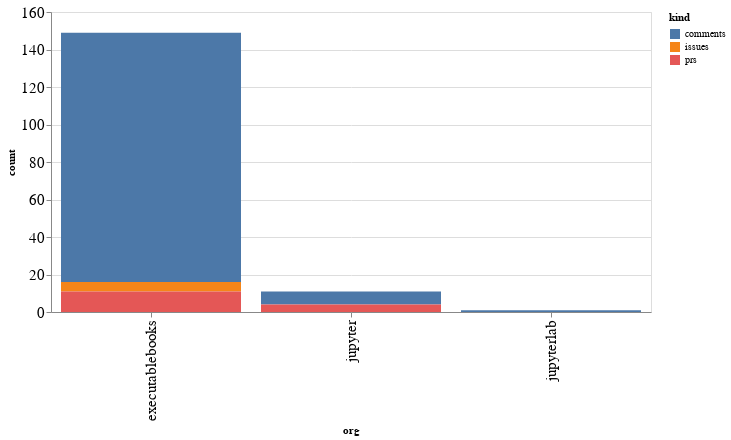

Notebook cell for this chart:
### Code cell
alt.Chart(org_summaries, width=600).mark_bar().encode(
    x='org',
    y='count',
    color='kind',
    tooltip="org"
)

### Figure 1 — Vega-Lite specification as saved in the notebook (floating-point values rounded to 4 significant figures)
{"config": {"axisLeft": {"labelFontSize": 15}, "axisBottom": {"labelFontSize": 15}}, "data": {"name": "data-a9d4e31d1955f877f796859bed5c3535"}, "mark": "bar", "encoding": {"color": {"type": "nominal", "field": "kind"}, "tooltip": {"type": "nominal", "field": "org"}, "x": {"type": "nominal", "field": "org"}, "y": {"type": "quantitative", "field": "count"}}, "width": 600, "$schema": "https://vega.github.io/schema/vega-lite/v4.8.1.json", "datasets": {"data-a9d4e31d1955f877f796859bed5c3535": [{"org": "executablebooks", "kind": "comments", "count": 133}, {"org": "executablebooks", "kind": "issues", "count": 5}, {"org": "executablebooks", "kind": "prs", "count": 11}, {"org": "jupyter", "kind": "comments", "count": 7}, {"org": "jupyter", "kind": "prs", "count": 4}, {"org": "jupyterlab", "kind": "comments", "count": 1}]}}
